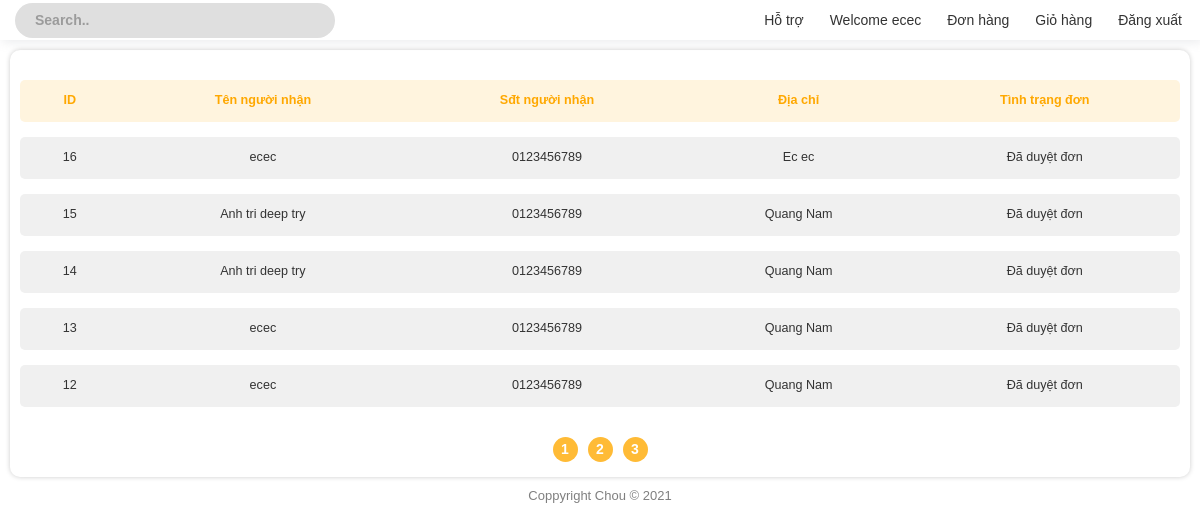
Before: /Client/order_status.php (signed in) with the older database file.
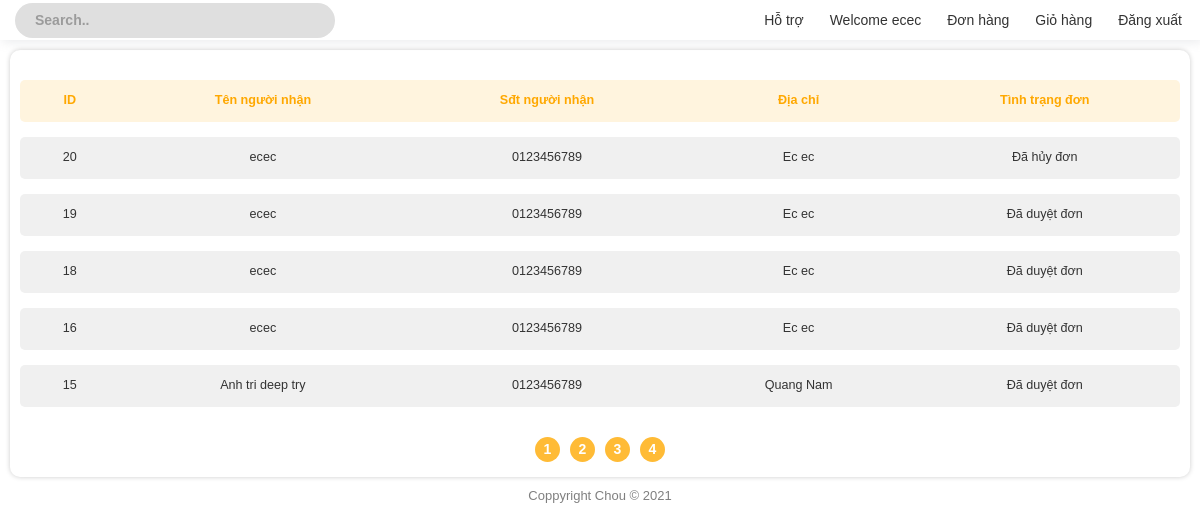
After: the same page with the newer database file.
### tables this page shows
CREATE TABLE `bill` (
  `id` int(11) NOT NULL,
  `customer_id` int(11) NOT NULL,
  `time_order` datetime NOT NULL DEFAULT CURRENT_TIMESTAMP,
  `recipient_name` varchar(20) NOT NULL,
  `customer_phone` varchar(20) NOT NULL,
  `customer_address` varchar(30) NOT NULL,
  `note` varchar(30) NOT NULL,
  `status` tinyint(4) NOT NULL
);

### Client/order_status_content.php (the view, shortened to what this page needs)
<!DOCTYPE html>
<html lang="en">
<head>
    <link rel="stylesheet" href="./css/main.css?v=2.3">
</head>
<body>
    <?php
    $page = 1;
    $user_id = $_SESSION['id'];
    $number_of_post_query = "SELECT count(*) FROM bill WHERE customer_id = '$user_id'";
    $post_array = mysqli_query($connect, $number_of_post_query);
    $result_array = mysqli_fetch_array($post_array);
    $number_of_post = $result_array['count(*)'];
    $number_post_per_page = 5;
    $number_of_page = ceil($number_of_post / $number_post_per_page);
    $number_of_skip_page = $number_post_per_page * ($page - 1);
    $querry = "SELECT * FROM bill WHERE customer_id = '$user_id' ORDER BY id DESC LIMIT $number_post_per_page OFFSET $number_of_skip_page ";
    $result = mysqli_query($connect, $querry);
    ?>
    <div class="content_container">
        <table class="styled-table">
            <thead>
                <tr>
                    <th>ID</th>
                    <th>Tên người nhận</th>
                    <th>Sđt người nhận</th>
                    <th>Địa chỉ</th>
                    <th>Tình trạng đơn</th>
                </tr>
            </thead>
            <tbody>
                <?php foreach ($result as $bill) { ?>
                    <tr>
                        <td><a href="bill_detail.php?bill_detail=<?php echo $bill['id'] ?>"><?php echo $bill['id'] ?></a></td>
                        <td><a href="bill_detail.php?bill_detail=<?php echo $bill['id'] ?>"><?php echo $bill['recipient_name'] ?></a></td>
                        <td><a href="bill_detail.php?bill_detail=<?php echo $bill['id'] ?>"><?php echo $bill['customer_phone'] ?></a></td>
                        <td><a href="bill_detail.php?bill_detail=<?php echo $bill['id'] ?>"><?php echo $bill['customer_address'] ?></a></td>
                        <td><a href="bill_detail.php?bill_detail=<?php echo $bill['id'] ?>">
                                <?php
                                if ($bill['status'] == 1) {
                                    echo "Chờ duyệt đơn";
                                } else if ($bill['status'] == 2) {
                                    echo "Đã duyệt đơn";
                                } else if ($bill['status'] == 3) {
                                    echo "Đã hủy đơn";
                                }
                                ?>
                            </a>
                        </td>
                    </tr>
                <?php } ?>
            </tbody>
        </table>
        <div class="page_number_list">
            <?php for ($i = 1; $i <= $number_of_page; $i++) { ?>
                <div class="page_number">
                    <a href="?page=<?php echo $i; ?>">
                        <?php echo $i; ?>
                    </a>
                </div>
            <?php } ?>
        </div>
    </div>
</body>
</html>

Changed rows visible on the page:
no longer on this page (row unchanged): bill: id "14", recipient_name "Anh tri deep try", customer_phone "0123456789", customer_address "Quang Nam", status "Đã duyệt đơn"
no longer on this page (row unchanged): bill: id "13", recipient_name "ecec", customer_phone "0123456789", customer_address "Quang Nam", status "Đã duyệt đơn"
no longer on this page (row unchanged): bill: id "12", recipient_name "ecec", customer_phone "0123456789", customer_address "Quang Nam", status "Đã duyệt đơn"
added bill: id "20", recipient_name "ecec", customer_phone "0123456789", customer_address "Ec ec", status "Đã hủy đơn"
added bill: id "19", recipient_name "ecec", customer_phone "0123456789", customer_address "Ec ec", status "Đã duyệt đơn"
added bill: id "18", recipient_name "ecec", customer_phone "0123456789", customer_address "Ec ec", status "Đã duyệt đơn"
Other visible differences:
new list line: "4"
